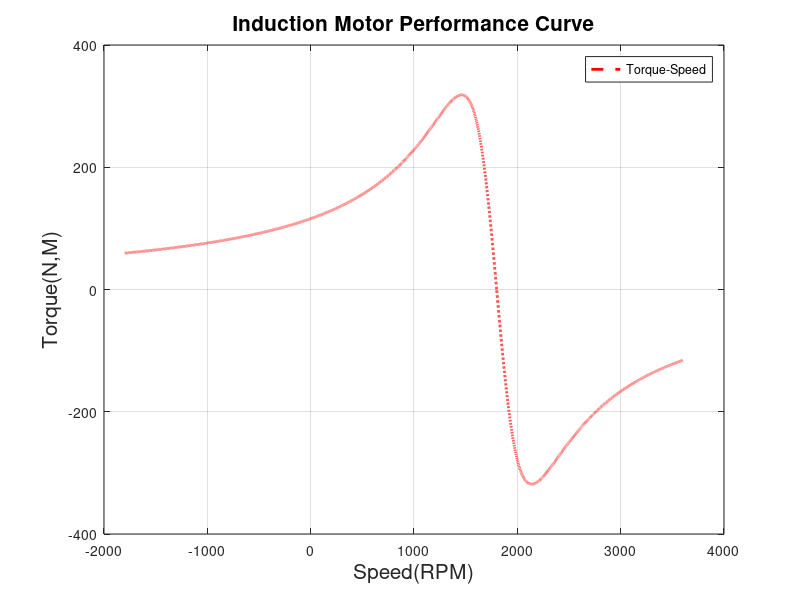

This chart was generated by the following MATLAB code:
clear
clc
r1=0.641; % stator resistance ( ohm )
x1=1.106; % stator reactance ( ohm )
r2= 0.332; % rotor resistance ( ohm )
x2=0.464; % rotor reactance ( ohm )
xm=26.3; % magnetizing reactance ( ohm )
v_ph=460/sqrt(3); % phase voltage ( volt )
n_s=1800; %(RPM)
w_s=2*pi*n_s/60; %(rad/sec)

s=-1:0.0001:2;

n_m=(1-s)*n_s;

for i=1:30001
t(i)=( 3*(v_ph^2)*(r2/s(i)) )/(w_s*((r1 +(r2/s(i))^2) +((x1+x2)^2)));
% Torque ( N-m )
end

plot(n_m,t,'r--','lineWidth',2)
title({'Induction Motor Performance Curve'} ,'fontsize',15)
xlabel('Speed(RPM)','fontsize',15)
ylabel('Torque(N,M)','fontsize',15)
legend('Torque-Speed')
grid on